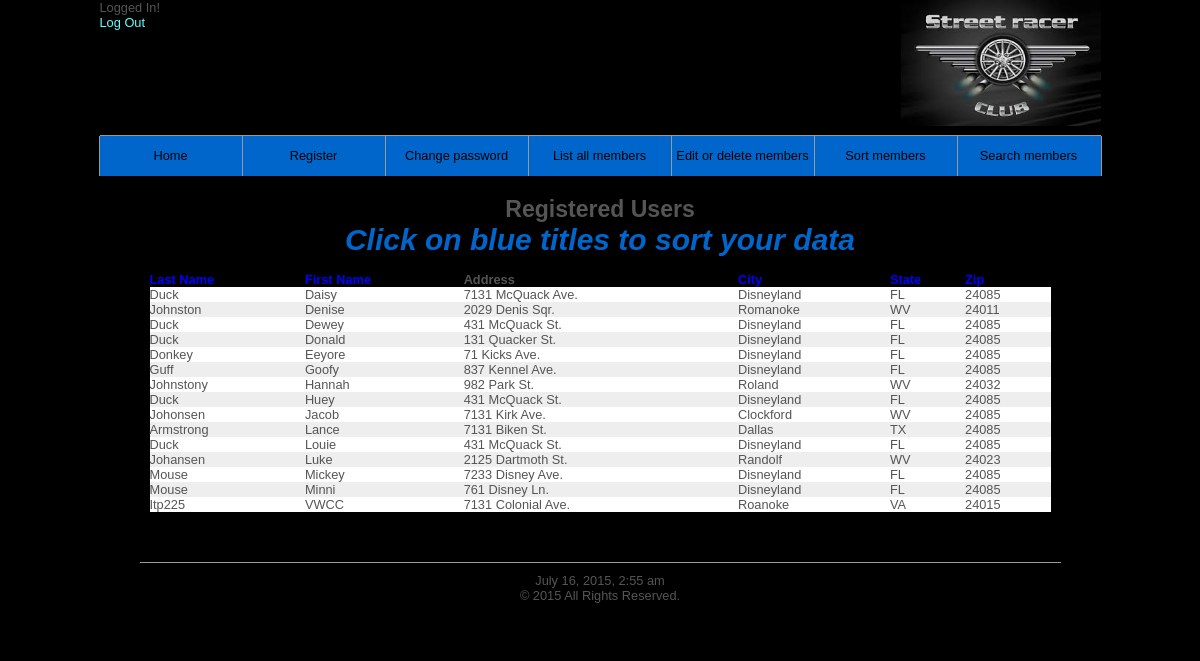
Screenshot of /view_userssort.php?sort=fn with the database file from the repository.
### tables this page shows
CREATE TABLE IF NOT EXISTS customers (
	custId int(11) NOT NULL AUTO_INCREMENT,
	firstname VARCHAR(20) NOT NULL,
	lastname VARCHAR(20) NOT NULL,
	username VARCHAR(20) NOT NULL,
	pass CHAR(40) NOT NULL,
	address VARCHAR(40) NOT NULL,
	city VARCHAR(30) NOT NULL,
	state VARCHAR(2) NOT NULL,
	zip VARCHAR(5) NOT NULL,
	PRIMARY KEY (custId)
);

### includes/table.inc.php (the view, shortened to what this page needs)
<?php
$display = 15;
if (isset($_GET['s']) && is_numeric($_GET['s'])) {
	$start = $_GET['s'];
} else {
	$start = 0;
}
$q = "SELECT lastname, firstname, address, city, state, zip, custId FROM customers ORDER BY $order_by LIMIT $start, $display";
$r = @mysqli_query ($dbc, $q);
if(mysqli_affected_rows($dbc) == 0) {
    echo '<p class="error">Sorry, having problems accesing database at this time.</p>';
} else if(mysqli_num_rows($r)>0) {
    if ($page_title == 'Sort the Current Users') {
	echo '<table align="center" cellspacing="0" cellpadding="5" width="100%">
	<tr>
	    <th><a href="view_userssort.php?sort=ln">Last Name</a></th>
	    <th><a href="view_userssort.php?sort=fn">First Name</a></th>
	    <th align="left">Address</th>
	    <th><a href="view_userssort.php?sort=ct">City</a></th>
	    <th><a href="view_userssort.php?sort=st">State</a></th>
	    <th><a href="view_userssort.php?sort=zp">Zip</a></th>
	</tr>';
    }
    $bg = '#eeeeee';
    while ($row = mysqli_fetch_array($r, MYSQLI_ASSOC)) {
	    $bg = ($bg=='#eeeeee' ? '#ffffff' : '#eeeeee');
	    echo '<tr bgcolor="' . $bg . '">';
	    echo '<td align="left">' . $row['lastname'] . '</td>
		<td align="left">' . $row['firstname'] . '</td>
		<td align="left">' . $row['address'] . '</td>
		<td align="left">' . $row['city'] . '</td>
		<td align="left">' . $row['state'] . '</td>
		<td align="left">' . $row['zip'] . '</td>
	    </tr>';
    }
    echo '</table>';
} else {
	echo '<p class="error">There are currently no registered users.</p>';
}
?>

### includes/style.css (style rules this page uses)
* { border:0; margin:0; padding:0; }
a { color:#66ffff; text-decoration:none; }
body { background:#000000; color:#555; font:0.8em Arial, Helvetica, "bitstream vera sans", sans-serif; }
th { text-align:left; }
th a { text-align:left; color:blue; }

### rows the page displays
customers: lastname "Duck", firstname "Daisy", address "7131 McQuack Ave.", city "Disneyland", state "FL", zip "24085"
customers: lastname "Johnston", firstname "Denise", address "2029 Denis Sqr.", city "Romanoke", state "WV", zip "24011"
customers: lastname "Duck", firstname "Dewey", address "431 McQuack St.", city "Disneyland", state "FL", zip "24085"
customers: lastname "Duck", firstname "Donald", address "131 Quacker St.", city "Disneyland", state "FL", zip "24085"
customers: lastname "Donkey", firstname "Eeyore", address "71 Kicks Ave.", city "Disneyland", state "FL", zip "24085"
customers: lastname "Guff", firstname "Goofy", address "837 Kennel Ave.", city "Disneyland", state "FL", zip "24085"
customers: lastname "Johnstony", firstname "Hannah", address "982 Park St.", city "Roland", state "WV", zip "24032"
customers: lastname "Duck", firstname "Huey", address "431 McQuack St.", city "Disneyland", state "FL", zip "24085"
customers: lastname "Johonsen", firstname "Jacob", address "7131 Kirk Ave.", city "Clockford", state "WV", zip "24085"
customers: lastname "Armstrong", firstname "Lance", address "7131 Biken St.", city "Dallas", state "TX", zip "24085"
customers: lastname "Duck", firstname "Louie", address "431 McQuack St.", city "Disneyland", state "FL", zip "24085"
customers: lastname "Johansen", firstname "Luke", address "2125 Dartmoth St.", city "Randolf", state "WV", zip "24023"
customers: lastname "Mouse", firstname "Mickey", address "7233 Disney Ave.", city "Disneyland", state "FL", zip "24085"
customers: lastname "Mouse", firstname "Minni", address "761 Disney Ln.", city "Disneyland", state "FL", zip "24085"
customers: lastname "Itp225", firstname "VWCC", address "7131 Colonial Ave.", city "Roanoke", state "VA", zip "24015"
